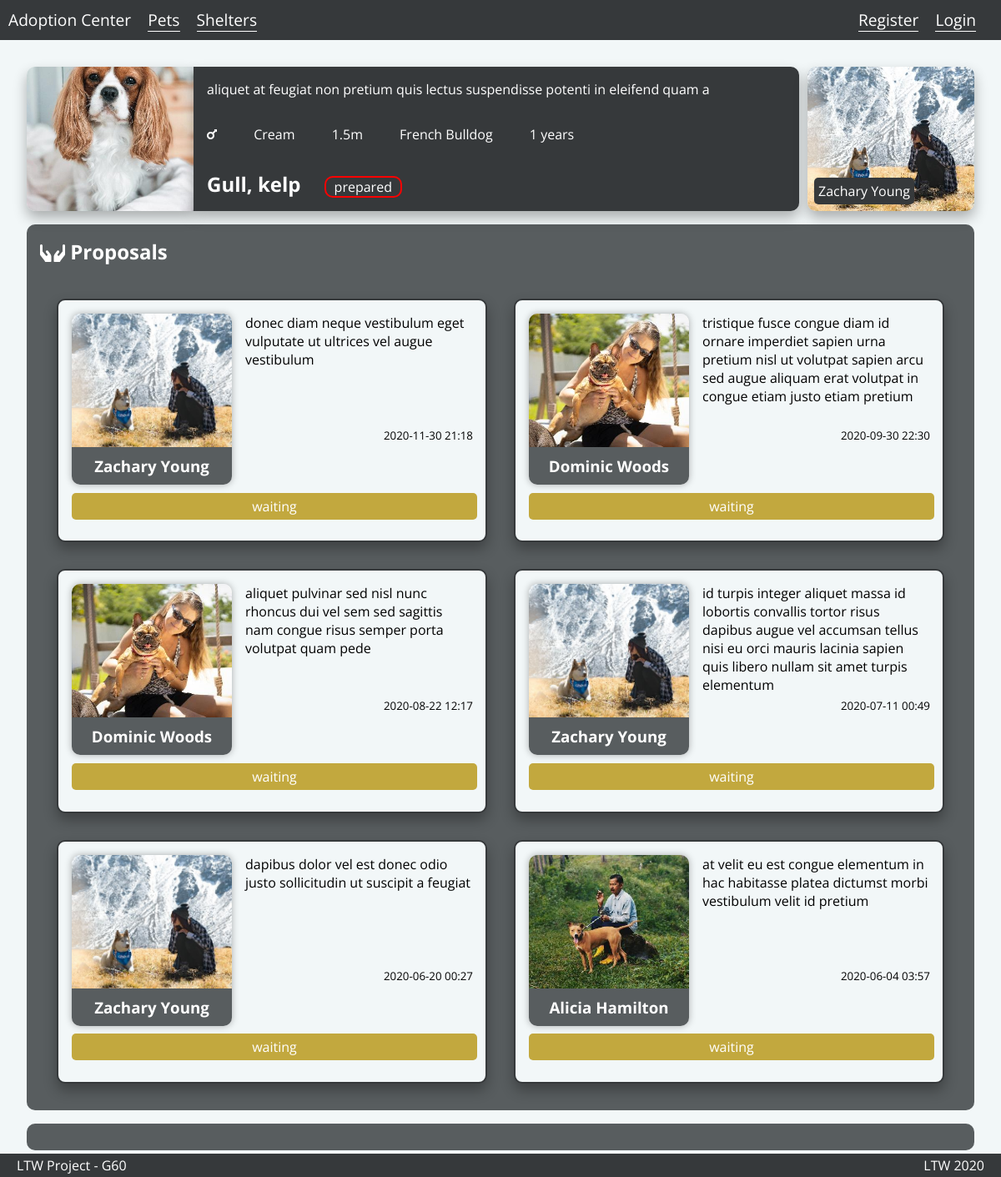
/pet_detail.php?id=8, run on an earlier commit of the app's database.
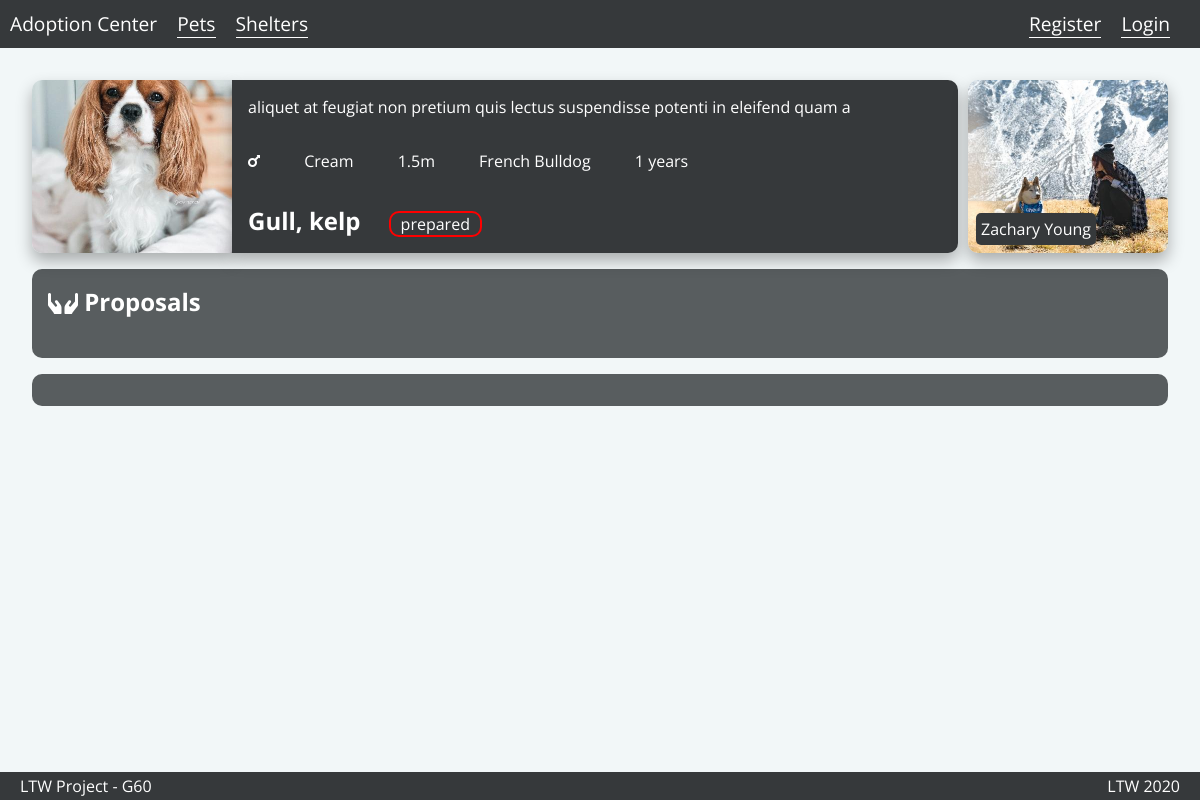
And on a later commit of the database.
### tables this page shows
CREATE TABLE Pets (
  pet_id    INTEGER PRIMARY KEY,
  name      VARCHAR,
  species   VARCHAR,
  size      FLOAT,
  color     VARCHAR,
  gender    INTEGER, -- (0 for male),
  info      VARCHAR,
  age       INTEGER,
  location  VARCHAR,
  state     VARCHAR -- Pets can be in several states (being prepared for adoption, prepared, proposal accepted, delivered, …).
);

CREATE TABLE Users_Pets (
  user_id   INTEGER,
  pet_id    INTEGER,
  FOREIGN KEY (user_id) REFERENCES Users(user_id) ON DELETE CASCADE,
FOREIGN KEY (pet_id) REFERENCES Pets(pet_id) ON DELETE CASCADE,
	PRIMARY KEY(user_id, pet_id)
);

CREATE TABLE Users (
  user_id     INTEGER PRIMARY KEY,
  username    VARCHAR,
  password    TEXT,
  name        VARCHAR,
  info        VARCHAR
);

CREATE TABLE ProposalsUser (
    prop_id     INTEGER PRIMARY KEY,
    pet_id      INTEGER,
    user_id     INTEGER,
    text        VARCHAR,
    date        VARCHAR,
    state       VARCHAR,
    FOREIGN KEY (pet_id) REFERENCES Pets(pet_id) ON DELETE CASCADE,
    FOREIGN KEY (user_id) REFERENCES Users(user_id) ON DELETE CASCADE
);

### pet_detail.php (called while the page is built, shortened)
<?php
include_once('database/connection.php');
include_once('database/pets.php');
include_once('database/users.php');
$pet = getPetByID($_GET['id']);
$proposals = getPetProposals($_GET['id']);
$owner = getPetOwner($pet['pet_id']);
include('templates/common/header.php');
include('templates/common/navigation_bar.php');
include('templates/pets/pet_detail.php');
include('templates/common/footer.php');

### database/pets.php (called while the page is built, shortened)
<?php
function getPetProposals($petID) {
    global $db;
    if ($stmt = $db->prepare('
            SELECT *
            FROM ProposalsUser, Users
            WHERE pet_id = :id
            AND Users.user_id = ProposalsUser.user_id
            ORDER BY date DESC')
    ) {
        $stmt->bindParam(':id', $petID);
        $stmt->execute();
        return $stmt->fetchAll();
    }
    else {
        printf('errno: %d, error: %s', $db->errorCode(), $db->errorInfo()[2]);
        die;
    }
}
function getPetOwner($petID) {
    global $db;
    if ($stmt = $db->prepare('
        SELECT *
        FROM Pets, Users_Pets
        WHERE Pets.pet_id = :id
        AND Pets.pet_id = Users_Pets.pet_id')) {
        $stmt->bindParam(':id', $petID);
        $stmt->execute();
        $pets = $stmt->fetch();
        if (!empty($pets)) return [$pets['user_id'], "user"];
        $stmt = $db->prepare('
            SELECT *
            FROM Pets, Shelters_Pets
            WHERE Pets.pet_id = :id
            AND Pets.pet_id = Shelters_Pets.pet_id');
        $stmt->bindParam(':id', $petID);
        $stmt->execute();
        $pets = $stmt->fetch();
        return [$pets['shelter_id'], "shelter"];
    }
    else {
        printf('errno: %d, error: %s', $db->errorCode(), $db->errorInfo()[2]);
        die;
    }
}
function getPetByID($petID) {
    global $db;
    if ($stmt = $db->prepare('SELECT * FROM Pets WHERE pet_id = :id')) {
        $stmt->bindParam(':id', $petID);
        $stmt->execute();
        return $stmt->fetch();
    }
    else {
        printf('errno: %d, error: %s', $db->errorCode(), $db->errorInfo()[2]);
        die;
    }
}
function getImageByPetId($petID){
    global $db;
    if ($stmt = $db->prepare('SELECT * FROM Pets_Images WHERE pet_id = :id')) {
        $stmt->bindParam(':id', $petID);
        $stmt->execute();
        return $stmt->fetch()[0];
    }
    else {
        printf('errno: %d, error: %s', $db->errorCode(), $db->errorInfo()[2]);
        die;
    }
}

### database/users.php (called while the page is built, shortened)
<?php
function getUserByID($id) {
    global $db;
    if ($stmt = $db->prepare('SELECT * FROM Users WHERE user_id = :id')) {
        $stmt->bindParam(':id', $id);
        $stmt->execute();
        return $stmt->fetch();
    }
    else {
        printf('errno: %d, error: %s', $db->errorCode(), $db->errorInfo()[2]);
        die;
    }
}

### templates/pets/pet_detail.php (the view, shortened to what this page needs)
<div class="page-content" id="pet-profile" >
    <div class="pet-bio">
        <a class="pet-image" style="background-image: url('database/images/pets/thumbs_medium/<?= getImageByPetId($_GET['id']) ?>.jpg')">
        </a>
        <section class="pet-info">
            <div id="title">
                <h2><?= $pet['name'] ?></h2>
                <span><?= $pet['state'] ?></span>
            </div>
            <div id="pet-details">
                <?php
                if ($pet['gender'] == 0)
                    echo '<i class="fas fa-mars"></i>';
                else
                    echo '<i class="fas fa-venus"></i>';
                ?>
                <span><?= $pet['color'] ?></span>
                <span><?= $pet['size'] ?>m</span>
                <span><?= $pet['species'] ?></span>
                <span><?= $pet['age'] . ' years' ?></span>
            </div>
            <p><?= $pet['info'] ?></p>
        </section>
        <?php
        if ($owner[1] == 'user') {
            echo '<a id="owner-info" href="user_profile.php?id=' . $owner[0] . '">';
            echo "<div class=\"img\" style=\"background-image: url('database/images/users/profile/thumbs_medium/" . $owner[0] . ".jpg')\"> </div>
                  <p>" . getUserByID($owner[0])['name'] . '</p>
                  </a>';
        }
        else {
            echo '<a id="owner-info" href="shelter_profile.php?id=' . $owner[0] . '">';
            echo "<div class=\"img\" style=\"background-image: url('database/images/shelters/profile/thumbs_medium/" . $owner[0] . ".jpg')\"></div>
                  <p>" . getShelterByID($owner[0])['name'] . '</p>
                  </a>';
        }
        ?>
    </div>
    <section id="proposals">
        <h2><i class="fas fa-hands"></i> Proposals</h2>
        <div class="grid-list">
            <?php foreach ($proposals as $proposal) { ?>
                <article class="adoption-proposal">
                    <a href="user_profile.php?id=<?= $proposal['user_id'] ?>">
                        <div class="img" style="background-image: url('database/images/users/profile/thumbs_medium/<?= $proposal['user_id'] ?>.jpg"></div>
                        <h3><?= $proposal['name'] ?></h3>
                    </a>
                    <div class="user-details">
                        <p><?= $proposal['text'] ?></p>
                        <small><?= date("Y-m-d H:i", substr($proposal['date'], 0, 10)) ?></small>
                    </div>
                    <?php if (isset($_SESSION['username']) and isOwner($_GET['id']) and $proposal['state']== 'waiting') { ?>
                        <div class="proposal-options">
                            <button id="accept_proposal_button" name="accept" data-petid="<?= $_GET['id'] ?>" data-userid="<?= $proposal['user_id'] ?>">Accept</button>
                            <button id="deny_proposal_button" name="deny" data-petid="<?= $_GET['id'] ?>" data-userid="<?= $proposal['user_id'] ?>">Deny</button>
                        </div>
                    <?php } else { ?>
                        <div id="proposal_states">
                        <?php  if ($proposal['state'] == 'waiting'){ ?>
                        <div id="waiting_state">
                            <p><?= $proposal['state'] ?></p>
                        </div>
                            <?php  }else if ($proposal['state'] == 'accepted') { ?>
                                <div id="accepted_state">
                                    <p><?= $proposal['state'] ?></p>
                                </div>
                            <?php  }else {?>
                                <div id="denied_state">
                                    <p><?= $proposal['state'] ?></p>
                                </div>
                            <?php  } ?>
                        </div>
                    <?php } ?>
                </article>
            <?php } ?>
        </div>
    </section>
    <section id="pet-comments" data-petid="<?= $_GET['id']?>" data-session="<?= isset($_SESSION['username']) ?>">
    </section>
</div>

### templates/common/header.php (shortened to what this page needs)
<!DOCTYPE html>
<html lang="en">
<head>
    <link href="style/style.css" rel="stylesheet">
    <link rel="stylesheet" href="https://use.fontawesome.com/releases/v5.3.1/css/all.css">
</head>
<body>

### templates/common/navigation_bar.php (shortened to what this page needs)
<section class="navigation_bar">
    <a href="homepage.php">Adoption Center</a>
    <nav id="links">
        <a href="pets_list.php">Pets</a>
        <a href="shelters_list.php">Shelters</a>
    </nav>
    <nav id="signup">
        <?php if (!isset($_SESSION['username'])) { ?>
            <a href="register.php">Register</a>
            <a href="login.php">Login</a>
        <?php } ?>
    </nav>
</section>

### templates/common/footer.php
<footer class="footer">
    <p>LTW Project - G60</p>
    <p>LTW 2020</p>
</footer>
</body>
</html>

What changed in the data, as far as the page shows it:
removed proposalsuser: user.name "Zachary Young", text "donec diam neque vestibulum eget vulputate ut ultrices vel augue vestibulum", date "2020-11-30 21:18", state "waiting"
removed proposalsuser: user.name "Dominic Woods", text "tristique fusce congue diam id ornare imperdiet sapien urna pretium nisl ut volutpat sapien arcu sed augue aliquam erat volutpat in congue etiam justo etiam pretium", date "2020-09-30 22:30", state "waiting"
removed proposalsuser: user.name "Dominic Woods", text "aliquet pulvinar sed nisl nunc rhoncus dui vel sem sed sagittis nam congue risus semper porta volutpat quam pede", date "2020-08-22 12:17", state "waiting"
removed proposalsuser: user.name "Zachary Young", text "id turpis integer aliquet massa id lobortis convallis tortor risus dapibus augue vel accumsan tellus nisi eu orci mauris lacinia sapien quis libero nullam sit amet turpis elementum", date "2020-07-11 00:49", state "waiting"
removed proposalsuser: user.name "Zachary Young", text "dapibus dolor vel est donec odio justo sollicitudin ut suscipit a feugiat", date "2020-06-20 00:27", state "waiting"
removed proposalsuser: shows a picture, user.name "Alicia Hamilton", text "at velit eu est congue elementum in hac habitasse platea dictumst morbi vestibulum velit id pretium", date "2020-06-04 03:57", state "waiting"
